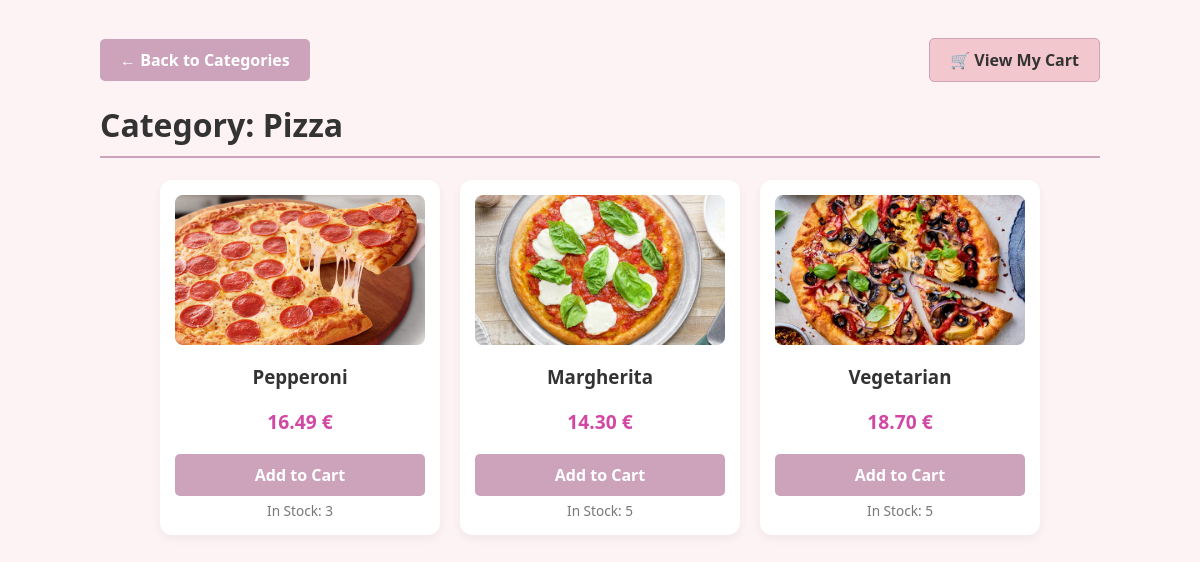
Page /menu.php?id=6 on the earlier database version.
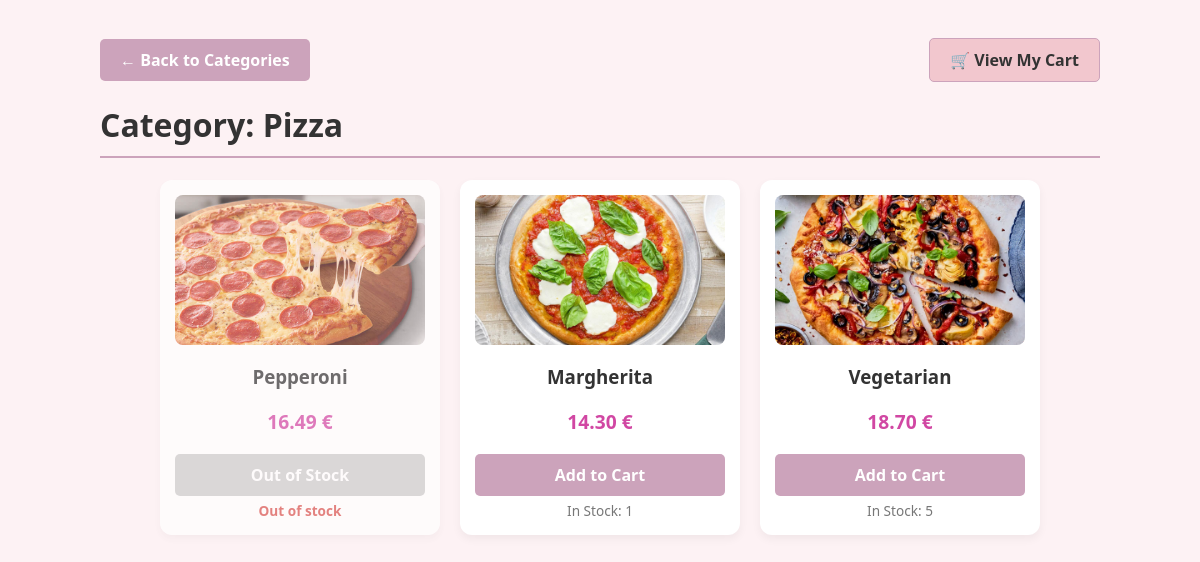
Same page on the later database version.
### tables this page shows
CREATE TABLE `categories` (
  `id` int(11) NOT NULL,
  `name` varchar(100) NOT NULL,
  `description` text DEFAULT NULL,
  `image` varchar(255) DEFAULT NULL
);

CREATE TABLE `products` (
  `id` int(11) NOT NULL,
  `name` varchar(100) NOT NULL,
  `description` text DEFAULT NULL,
  `category_id` int(11) DEFAULT NULL,
  `image` varchar(255) DEFAULT NULL,
  `base_price` decimal(10,2) NOT NULL,
  `vat` int(11) DEFAULT NULL CHECK (`vat` in (4,10,21)),
  `is_available` tinyint(1) DEFAULT 1,
  `is_offered` tinyint(1) DEFAULT 1,
  `stock` int(11) DEFAULT 1,
  `is_active` tinyint(4) DEFAULT 1,
  `image_url` varchar(255) DEFAULT 'assets/products/default.png'
);

### menu.php (the view, shortened to what this page needs)
<?php
require_once 'db.php';
$category_id = isset($_GET['id']) ? intval($_GET['id']) : 0;
?>
<!DOCTYPE html>
<html lang="en">
<head>
</head>
<body>
    <div class="container">
        <?php if ($category_id === 0): ?>
            <a href="order_type.php" class="nav-back">⬅️ Back to Order Method</a>
            <h1 style="text-align: center;">Select a Category</h1>
            <div class="menu-grid">
                <?php
                $categories = $conn->query("SELECT * FROM categories");
                while ($cat = $categories->fetch_assoc()): ?>
                    <a href="menu.php?id=<?= $cat['id'] ?>" class="category-card">
                        <span style="font-size: 40px;">🍽️</span>
                        <h3><?= htmlspecialchars($cat['name']) ?></h3>
                    </a>
                <?php endwhile; ?>
            </div>
        <?php else: ?>
            <div class="nav-header">
                <a href="menu.php" class="nav-back">← Back to Categories</a>
                <a href="view_cart.php" class="view-cart-btn">🛒 View My Cart</a>
            </div>
            <?php
            $cat_stmt = $conn->prepare("SELECT name FROM categories WHERE id = ?");
            $cat_stmt->bind_param("i", $category_id);
            $cat_stmt->execute();
            $res = $cat_stmt->get_result()->fetch_assoc();
            ?>
            <h1 style="border-bottom: 2px solid #cca3bb; padding-bottom: 10px;">
                Category: <?= htmlspecialchars($res['name'] ?? 'Products') ?>
            </h1>
            <div class="menu-grid">
                <?php
                $stmt = $conn->prepare("SELECT * FROM products WHERE category_id = ? AND is_active = 1");
                $stmt->bind_param("i", $category_id);
                $stmt->execute();
                $products = $stmt->get_result();
                if ($products->num_rows > 0):
                    while ($p = $products->fetch_assoc()):
                        $final_price = $p['base_price'] * (1 + $p['vat'] / 100);
                        $has_stock = $p['stock'] > 0;
                        ?>
                        <div class="product-card" style="<?= !$has_stock ? 'opacity: 0.7;' : '' ?>">
                            <div class="img-box">
                                <img src="assets/products/<?= $p['image_url'] ?: 'default.png' ?>"
                                    style="width:100%; height:100%; object-fit:cover;">
                            </div>
                            <h3><?= htmlspecialchars($p['name']) ?></h3>
                            <p class="price-tag"><?= number_format($final_price, 2) ?> €</p>
                            <?php if ($has_stock): ?>
                                <a href="place_order.php?id=<?= $p['id'] ?>" class="order-btn">Add to Cart</a>
                                <div class="stock-info">In Stock: <?= $p['stock'] ?></div>
                            <?php else: ?>
                                <span class="order-btn out-of-stock-btn">Out of Stock</span>
                                <div class="stock-info" style="color: #d9534f; font-weight: bold;">Out of stock</div>
                            <?php endif; ?>
                        </div>
                    <?php endwhile;
                else: ?>
                    <p>No products in this category yet.</p>
                <?php endif; ?>
            </div>
        <?php endif; ?>
    </div>
</body>
</html>

### menu.php (style rules this page uses)
body { font-family: 'Segoe UI', sans-serif; padding: 30px; background: #fdf2f4; color: #333; }
.container { max-width: 1000px; margin: auto; }
.nav-header { display: flex; justify-content: space-between; align-items: center; margin-bottom: 20px; }
.nav-back { display: inline-flex; align-items: center; text-decoration: none; color: #fff; background-color: #cca3bb; padding: 10px 20px; border-radius: 5px; font-weight: bold; }
.view-cart-btn { display: inline-flex; align-items: center; text-decoration: none; color: #333; background-color: #f2c7ce; padding: 10px 20px; border-radius: 5px; font-weight: bold; border: 1px solid #cca3bb; transition: 0.3s; }
.menu-grid { display: flex; flex-wrap: wrap; gap: 20px; justify-content: center; margin-top: 20px; }
.product-card { background: white; border-radius: 12px; width: 250px; padding: 15px; text-align: center; box-shadow: 0 4px 10px rgba(0, 0, 0, 0.05); position: relative; }
.img-box { height: 150px; background: #f9f9f9; border-radius: 8px; overflow: hidden; margin-bottom: 10px; display: flex; align-items: center; justify-content: center; }
.price-tag { font-size: 1.2em; color: #d147a3; font-weight: bold; }
.order-btn { background: #cca3bb; color: white; border: none; padding: 10px; cursor: pointer; text-decoration: none; display: block; margin-top: 10px; border-radius: 5px; font-weight: bold; }
.out-of-stock-btn { background: #ccc; cursor: not-allowed; }
.stock-info { font-size: 0.85em; color: #777; margin-top: 5px; }

Differences in the rows shown:
changed products "Pepperoni": stock "3" → (not shown); stock "Add to Cart In Stock:" → "Out of Stock Out of stock"
changed products "Margherita": stock "5" → "1"
